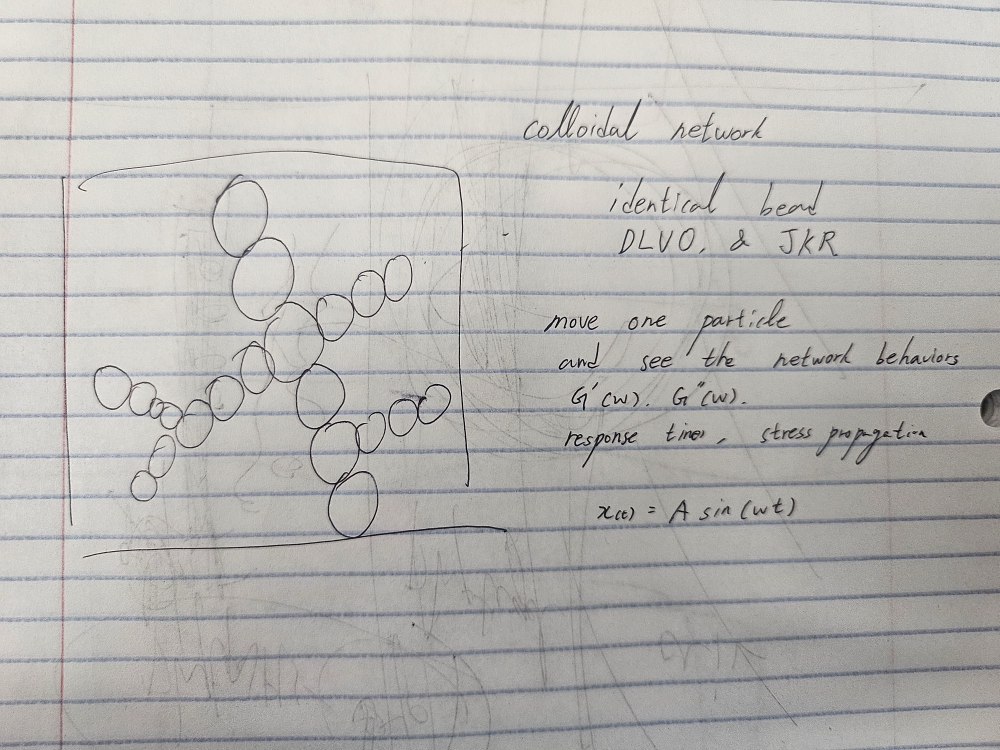
#> input picture intake/network/KakaoTalk_Photo_2026-08-06-14-36-42.jpeg, 2000 x 1500 px (shown at 1/2 size)
$ python read_network_sketch.py
#> lines starting #> are read from the running program, lines starting #| are printed output that depends on the picture
#!/usr/bin/env python
"""Reproduce the transcription of the intake/network sketch (for L0 audit).

What it does:
  (1) correct EXIF orientation + rotate 90 deg CCW (the original was shot sideways)
  (2) **hard-code** the positions and radii of the 21 beads counted in the image and
      overlay them on the original
  (3) reconstruct the links by a contact test and print the topology (loop count,
      branch points, free ends)

★ The bead coordinates are NOT automatic detection -- they were **read by eye by a
  person** (the session that wrote this script). Automatic Hough detection was
  unavailable because this environment has neither opencv nor skimage. So this
  script's job is not "I counted them" but **"make the count auditable by someone
  else"** -- putting out/network_sketch_annotated.png next to the original makes any
  omission or duplicate visible.

  Transcription rule (skill bd-intake §1): if the particle count is small (<~50),
  count it exactly; if large, do not count, propose a suitably large N instead. Here
  there are 21, so it **was counted exactly**. That does not mean 21 is the
  simulation's N -- see observation.yaml A6.

Run:
  $PY scratch/read_network_sketch.py
"""
from __future__ import annotations

import sys
from pathlib import Path

from PIL import Image, ImageDraw, ImageFont, ImageOps

ROOT = Path(__file__).resolve().parent.parent
SRC = ROOT / "intake/network/KakaoTalk_Photo_2026-08-06-14-36-42.jpeg"
OUT = ROOT / "intake/network/transcription_annotated.png"

# Rotation/crop convention: exif_transpose -> ROTATE_90(CCW) ->
# crop(260,600,1920,2260)
# Beads (x, y, r) read in that coordinate system (1660x1660). r is eyeballed -- it is
# used only for the contact test.
CROP = (260, 600, 1920, 2260)
BEADS = [
    (700, 260, 150), (795, 510, 155),                                   # upper branch
    (1070, 665, 95), (1215, 570, 80), (1335, 520, 85),                  # upper-right branch
    (940, 730, 105), (1015, 975, 105), (775, 865, 75), (650, 975, 80),  # centre
    (505, 1075, 65), (425, 1035, 45), (370, 1015, 35),                  # left branch
    (305, 975, 55), (185, 950, 72),
    (395, 1205, 62), (320, 1330, 58),                                   # lower-left branch
    (1105, 1175, 100), (1225, 1150, 65), (1345, 1055, 62), (1465, 1000, 68),  # lower-right branch
    (1160, 1420, 100),                                                  # lower branch
]
# The links (pairs of touching circles) are **also read by eye**. 1-based index pairs,
# ordered as BEADS above.
# ⚠️ Automatic reconstruction (centre distance < r_i+r_j) **does not work** with these
# coordinates -- see below.
LINKS_READ = [
    (1, 2), (2, 6), (6, 3), (3, 4), (4, 5),          # upper + upper-right branch
    (6, 7), (6, 8),                                   # 6 = 4-way branch point
    (8, 9), (9, 10), (10, 11), (11, 12), (12, 13), (13, 14),   # left branch
    (10, 15), (15, 16),                               # 10 = 3-way branch point
    (7, 17), (17, 18), (18, 19), (19, 20), (17, 21),  # 17 = 3-way branch point
]


def contact_ratio(beads, i, j):
    """Centre distance / (r_i + r_j). Below 1, the circles overlap."""
    xi, yi, ri = beads[i]
    xj, yj, rj = beads[j]
    return ((xi - xj) ** 2 + (yi - yj) ** 2) ** 0.5 / (ri + rj)


def main() -> int:
    if not SRC.exists():
        print(f"original not found: {SRC}", file=sys.stderr)
        return 1

    img = ImageOps.exif_transpose(Image.open(SRC)).transpose(Image.ROTATE_90)
#> img is the input picture: PIL image 2000x1500 RGB; mean R, G, B 182.8, 181.5, 178.7
    dia = img.crop(CROP).convert("RGB")
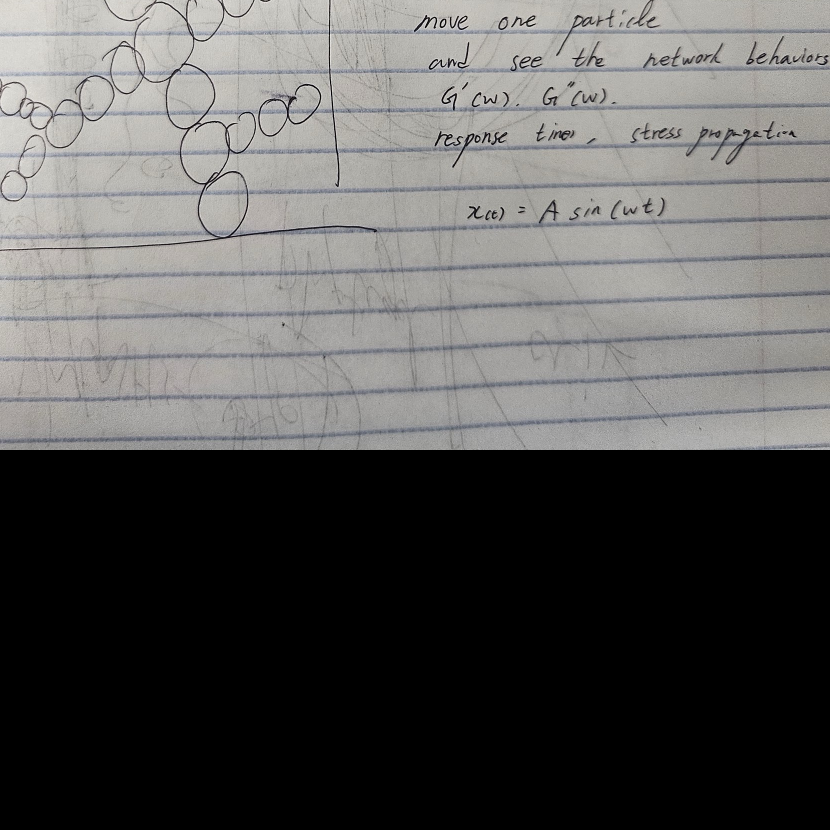
#> dia: PIL image 1660x1660 RGB (shown at 1/2 size); mean R, G, B 89.4, 88.8, 87.6

    lk = [(a - 1, b - 1) for a, b in LINKS_READ]
    deg = [0] * len(BEADS)
    for i, j in lk:
        deg[i] += 1
        deg[j] += 1

    # Connected components (one BFS, no union-find -- fine for 21 nodes)
    adj = {i: [] for i in range(len(BEADS))}
    for i, j in lk:
        adj[i].append(j)
        adj[j].append(i)
    seen, comps = set(), 0
    for s in range(len(BEADS)):
        if s in seen:
            continue
        comps += 1
        stack = [s]
        while stack:
            u = stack.pop()
            if u in seen:
                continue
            seen.add(u)
            stack.extend(v for v in adj[u] if v not in seen)

    n, e = len(BEADS), len(lk)
    loops = e - n + comps          # cycle rank (Betti-1)

    print(f"beads              {n}")
    print(f"links              {e}   (read from the image)")
    print(f"components         {comps}")
    print(f"independent loops  {loops}   <- 0 means a tree "
          f"(no closed path to carry stress)")
    print(f"free ends (deg=1)  {sum(1 for d in deg if d == 1)}")
    print(f"3-way (deg=3)      {sum(1 for d in deg if d == 3)}")
    print(f"4-way (deg=4)      {sum(1 for d in deg if d == 4)}")
    print(f"mean coordination z {2 * e / n:.3f}")

    # ── Why automatic reconstruction is unusable (instead of tuning TOL, it is
    #    **measured and reported**) ──────
    lset = {frozenset(p) for p in lk}
    lr = sorted(contact_ratio(BEADS, i, j) for i, j in lk)
    nr = sorted(contact_ratio(BEADS, i, j)
                for i in range(n) for j in range(i + 1, n)
                if frozenset((i, j)) not in lset)
    print("\ncentre distance/(r_i+r_j) -- quality diagnostic for the eyeballed radii")
    print(f"  linked pairs     ({len(lr):2d})  min {lr[0]:.2f} . "
          f"median {lr[len(lr)//2]:.2f} . max {lr[-1]:.2f}")
    print(f"  non-linked pairs ({len(nr):3d})  min {nr[0]:.2f}")
    print(f"  -> max linked ({lr[-1]:.2f}) "
          f"{'>' if lr[-1] > nr[0] else '<'} min non-linked ({nr[0]:.2f})"
          f": distance alone is "
          f"{'NOT separable' if lr[-1] > nr[0] else 'separable'}")
    print("  ★ BEADS' r was chosen **small, to fit the index labels on top**, so it")
    print("    is not the semi-axis of the drawn ellipse. Automating the contact test")
    print("    therefore misses links, and raising TOL to fit would be fitting the")
    print("    answer we wanted -- so links are read by eye (CLAUDE.md rule 6).")

    dr = ImageDraw.Draw(dia)
    try:
        font = ImageFont.truetype("/System/Library/Fonts/Supplemental/Arial Bold.ttf", 52)
    except OSError:
        font = None
    for i, j in lk:                                    # links first (drawn under the
                                                       # beads)
        dr.line([BEADS[i][:2], BEADS[j][:2]], fill=(0, 120, 255), width=7)
    for idx, (x, y, r) in enumerate(BEADS):
        dr.ellipse([x - r, y - r, x + r, y + r], outline=(255, 0, 0), width=5)
        dr.text((x - 18, y - 26), str(idx + 1), fill=(0, 150, 0), font=font)
    dia.save(OUT)
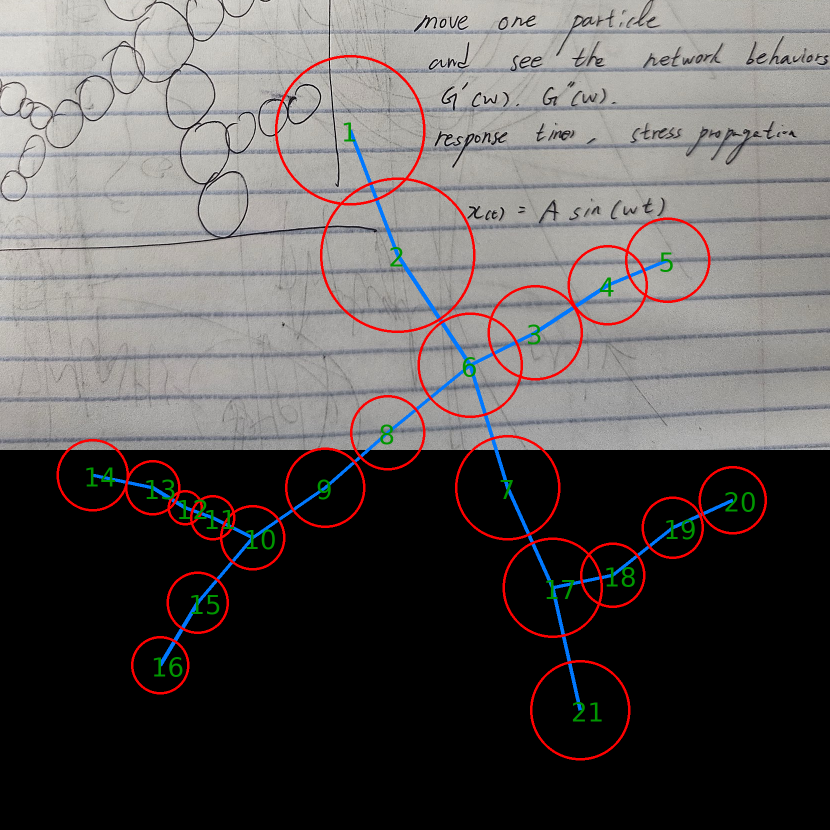
#> saved as transcription_annotated.png: PIL image 1660x1660 RGB (shown at 1/2 size); mean R, G, B 92.1, 88.3, 87.5
    print(f"\nannotated figure -> {OUT.relative_to(ROOT)}")
    return 0


if __name__ == "__main__":
    raise SystemExit(main())
#> (the program exits here)
